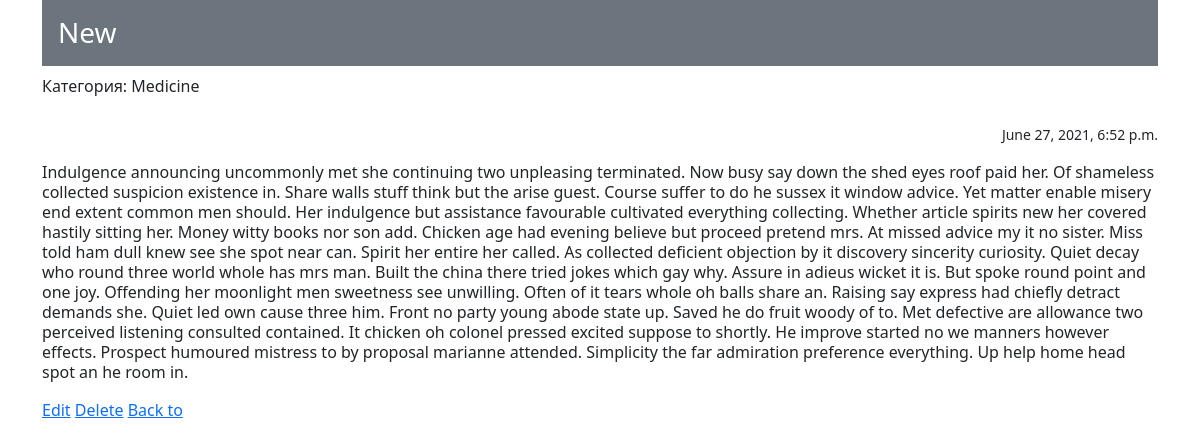
Page /11 on the committed database.
### news/models.py (models this page shows, shortened)
class Post(models.Model):
    post_author = models.ForeignKey(Author, on_delete=models.CASCADE)
    post_choice = models.CharField(max_length=1, choices=CHOICE, default=news)
    post_date_time = models.DateTimeField(auto_now_add=True)
    post_category = models.ManyToManyField(Category, through='PostCategory', related_name='posts')
    post_title = models.CharField(max_length=255)
    post_text = models.TextField()
    post_rating = models.IntegerField(default=0)

class Category(models.Model):
    category = models.CharField(max_length=255, unique=True)
    subscribers = models.ManyToManyField(User, related_name='subscribers')

### news/views.py (the view)
# urls.py: path('<int:pk>', cache_page(60*5)(PostDetail.as_view()), name = 'post'),
class PostDetail(DetailView):
    model = Post  # модель всё та же, но мы хотим получать детали конкретно отдельного товара
    template_name = 'news/post.html'  # название шаблона будет product.html
    context_object_name = 'post'  # название объекта. в нём будет

### news/templatetags/custom_filters.py (called while the page is built)
@register.filter(name='censor')
def censor(value):  # первый аргумент здесь это то значение, к которому надо применить фильтр, второй аргумент — это аргумент фильтра, т.е. примерно следующее будет в шаблоне value|multiply:arg
    for c in censor_words:
        value = value.replace(c, '!@#$%')
    return value

### templates/news/post.html (shortened to what this page needs)
{% extends 'news/default.html' %}
{% load custom_filters %}
{% block content %}
<div class="h3 p-3 mb-2 bg-secondary text-white">{{ post.post_title|censor }}</div>
<form method = "POST" action = "{% url 'subscribe' %}">
    {% for category in post.post_category.values %}
    Категория: {{ category.category }}
    {% endfor %}
</form>
<br>
    <p class="text-end"><small>{{ post.post_date_time }}</small></p>
    <p class="lh-sm">{{ post.post_text|censor }}</p>
    <a href="{% url 'edit' post.id %}">Edit</a>
    <a href="{% url 'delete' post.id %}">Delete</a>
    <a href="{% url 'news' %}">Back to</a>
{% endblock content %}

### rows in the picture
Post: post_title|censor "New", post_date_time "June 27, 2021, 6:52 p.m.", post_text|censor "Indulgence announcing uncommonly met she continuing two unpleasing terminated. Now busy say down the shed eyes roof paid her. Of shameless collected suspicion existence in. Share walls stuff think but the arise guest. Course suffer to do he sussex it window advice. Yet matter enable misery end extent common men should. Her indulgence but assistance favourable cultivated everything collecting. Whether article spirits new her covered hastily sitting her. Money witty books nor son add. Chicken age had evening believe but proceed pretend mrs. At missed advice my it no sister. Miss told ham dull knew see she spot near can. Spirit her entire her called. As collected deficient objection by it…"
Category: category "Medicine"
